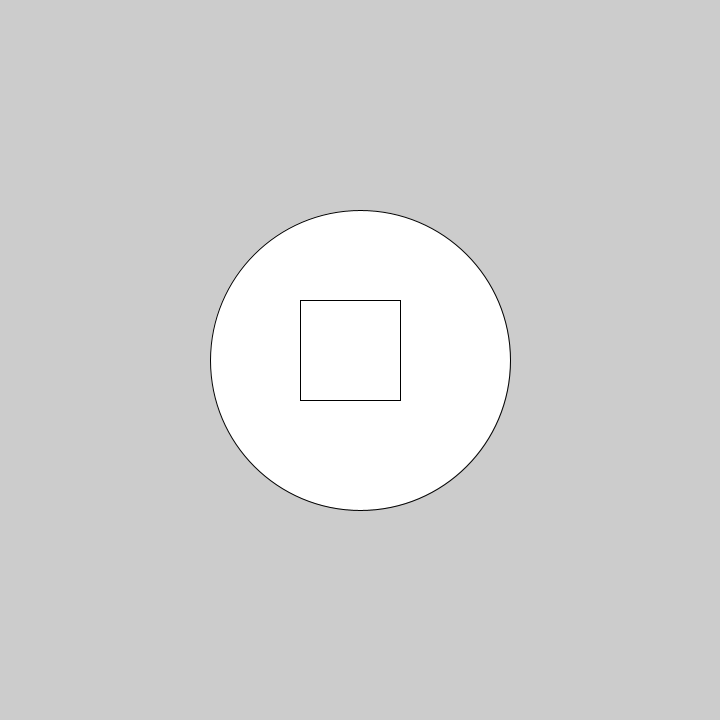
Frame 1 (no input)
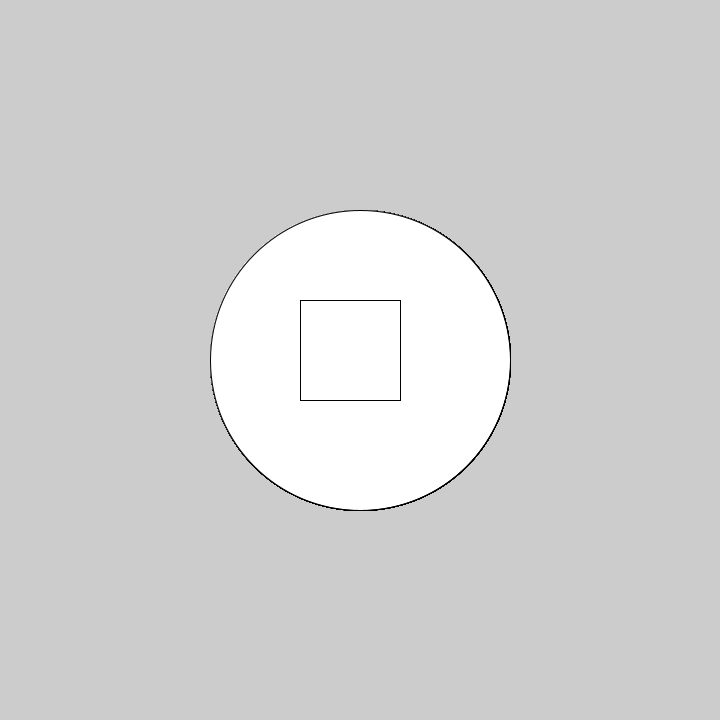
Frame 60 (the mouse pressed at the canvas centre just before this capture)
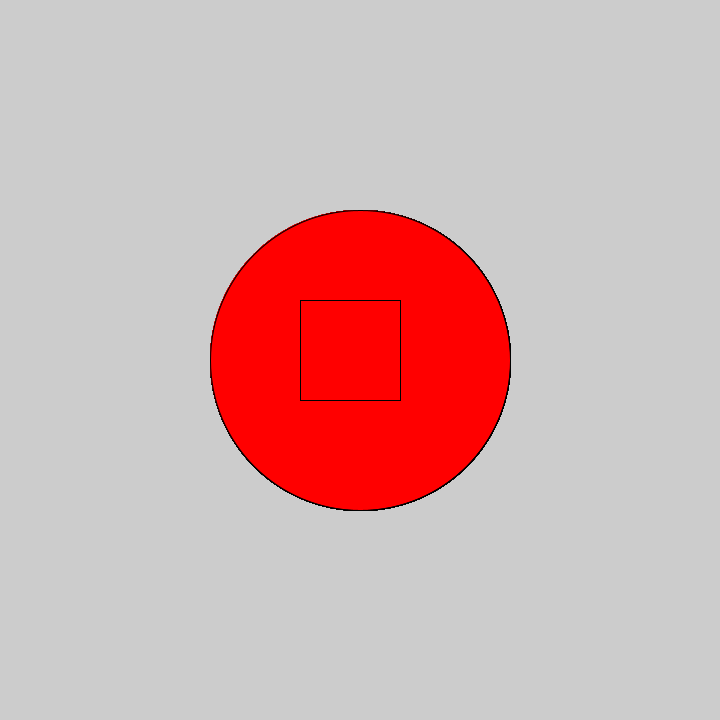
Frame 120 (the mouse held since frame 60 and released just before this capture)

The Processing sketch that drew these frames (run headless with seeded random() and noise(); from frame 60 on, the mouse is pressed at the canvas centre):

// Processing sketch: sketch_180924_hitCheckEllipse
// ── sketch_180924_hitCheckEllipse.pde
void setup() {
  size(720, 720);
}
void draw() {
  float x = width/2;
  float y = height/2;
  float diam = 300;
  fill(255);
  float disty = dist(mouseX, mouseY, x, y);
  if (disty < diam/2) {
    if (mousePressed) {
      fill(255, 0, 0);
    } else {
      fill(0, 0, 255);
    }
  }
  // comment out hit area
  ellipse(x, y, diam, diam);
  
  // this should be a unicorn vvv
  rect(300,300,100,100);
}
